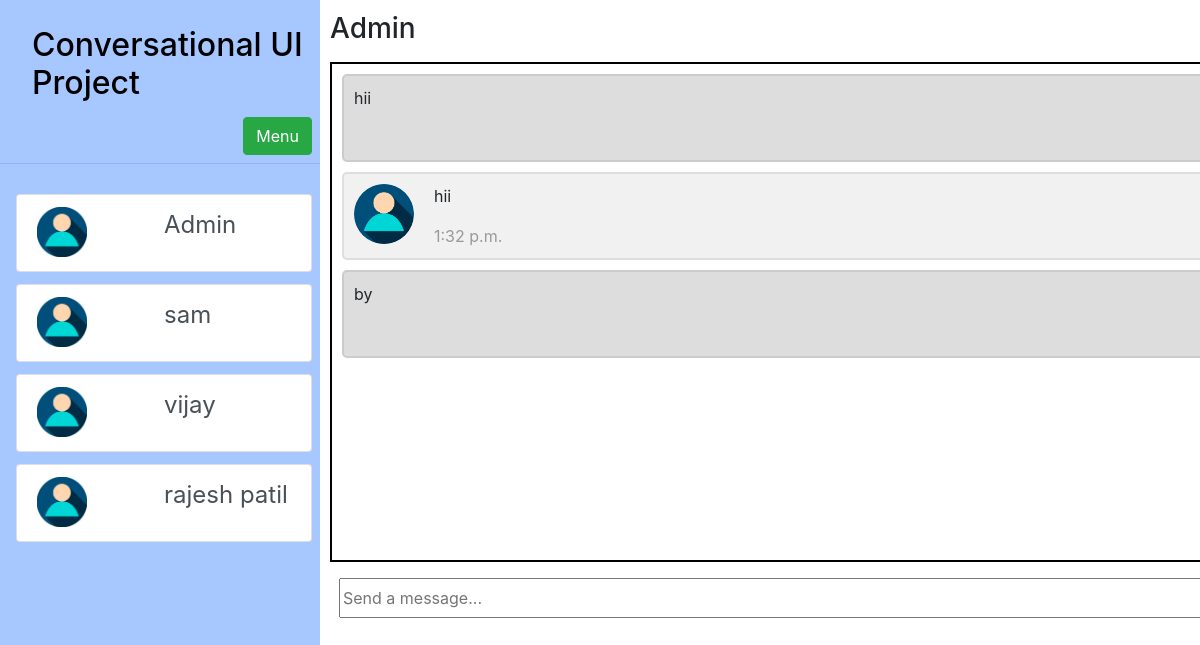
Screenshot of /chat/admin123 (signed in) with the database file from the repository.
### chat/models.py (models this page shows, shortened)
class UserProfile(models.Model):
    name = models.CharField(max_length=25)
    email = models.EmailField(unique=True)
    username = models.CharField(max_length=20, unique=True)

class Messages(models.Model):
    description = models.TextField()
    sender_name = models.ForeignKey(UserProfile, on_delete=models.CASCADE, related_name='sender')
    receiver_name = models.ForeignKey(UserProfile, on_delete=models.CASCADE, related_name='receiver')
    time = models.TimeField(auto_now_add=True)
    seen = models.BooleanField(default=False)
    timestamp = models.DateTimeField(auto_now_add=True)
    class Meta:
        ordering = ('timestamp',)

### chat/views.py (the view)
# urls.py: path("", include("chat.urls")),
def chat(request, username):
    friend = UserProfile.objects.get(username=username)
    id = getUserId(request.user.username)
    curr_user = UserProfile.objects.get(id=id)
    messages = Messages.objects.filter(sender_name=id, receiver_name=friend.id) | Messages.objects.filter(sender_name=friend.id, receiver_name=id)
    if request.method == "GET":
        friends = getFriendsList(id)
        return render(request, "chat/messages.html",
                      {'messages': messages,
                       'friends': friends,
                       'curr_user': curr_user, 'friend': friend})

### chat/models.py (called while the page is built)
    def __str__(self):
        return f"{self.friend}"

### chat/views.py (called while the page is built)
def getFriendsList(id):
    try:
        user = UserProfile.objects.get(id=id)
        ids = list(user.friends_set.all())
        friends = []
        for id in ids:
            num = str(id)
            fr = UserProfile.objects.get(id=int(num))
            friends.append(fr)
        return friends
    except:
        return []

def getUserId(username):
    use = UserProfile.objects.get(username=username)
    id = use.id
    return id

### chat/templates/chat/messages.html (shortened to what this page needs)
{% extends 'chat/chats.html' %}
{% load static %}
{% block message %}
{% for message in messages %}
    {% if curr_user == message.sender_name %}
        <div class="container darker">
            <p>{{message.description}}</p>
        </div>
    {% else %}
        <div class="container">
            <img src="{% static 'images/user_image.jpg' %}" alt="Avatar" style="width:100%;">
            <p>{{message.description}}</p>
            <span class="time-left">{{message.time}}</span>
        </div>
    {% endif %}
{% endfor %}
{% endblock %}

### chat/templates/chat/chats.html (shortened to what this page needs)
{% extends "chat/Base.html" %}
{% load static %}
{% block  content %}
        <div style="margin-top: 12px">
            <h3>{{friend.name}}</h3>
        </div>
        <div class="messages" id="board">
            {% block message %}
            {% endblock %}
        </div>
        <div class="row">
            <form method="post" class="form-group" id="chat-box">
                <div class="input-group mb-3">
                    <div class="input-group-prepend">
                        <input type="text" placeholder="Send a message..." name="message" id="msg_field">
                    </div>
                </div>
            </form>
        </div>
{% endblock %}

### chat/templates/chat/Base.html (shortened to what this page needs)
{% load static %}
<html lang="en">
<head>
    <link rel="stylesheet" href="https://stackpath.bootstrapcdn.com/bootstrap/4.3.1/css/bootstrap.min.css"
>
    <link rel="stylesheet" href="{% static 'css/base_style.css' %}">
    <link rel="stylesheet" href="{% static 'css/chat.css' %}">
</head>
<body>
    <div class="sidenav">
        <div class="row">
            <a href="/"><div class="col"><h2 style="padding-left: 16px; display: block-content;">Conversational UI Project</h2></div></a>
        <div class="col"><div class="dropdown">
            <button onclick="myFunction()" class="btn btn-success">Menu</button>
        </div>
        </div>
        </div>
        <hr class="mt-0 mb-4">
        <div class="friends" style="y-overflow: auto">
            <ul class="list-group">
                {% for friend in friends %}
                    <a href="/chat/{{friend.username}}">
                        <li class="list-group-item list-group-item-action">
                            <div class="row">
                                <div class="col">
                                    <img src="{% static 'images/user_image.jpg' %}" style="width: 50px; height: 50px;">
                                </div>
                                <div class="col">
                                    <div class="row" style="font-color: #000"><p>{{friend.name}}</p></div>
                                </div>
                            </div>
                        </li>
                    </a>
                {% endfor %}
            </ul>
        </div>
    </div>
    <div class="main">
        {% block content %}{% endblock %}
    </div>
</body>
</html>

### static/css/base_style.css (style rules this page uses)
.sidenav { height: 100%; width: 320px; position: fixed; top: 0; left: 0; z-index: 20; background-color: #a6c7ff; overflow-y: auto; overflow-x: auto; padding-top: 20px; }
.sidenav a { text-decoration: none; padding: 6px 8px 6px 16px; font-size: 24px; display: block; color: #000; }
.main { z-index: 10; overflow: hidden; margin-left: 320px; padding: 0px 10px; }
.dropdown { z-index: 10; float: right; position: relative; display: inline-block; margin-right: 8px; margin-bottom: 8px; }

### static/css/chat.css (style rules this page uses)
.container { border: 2px solid #dedede; background-color: #f1f1f1; border-radius: 5px; padding: 10px; margin: 10px; }
.darker { max-height: 120px; border-color: #ccc; background-color: #ddd; }
.container::after { content: ""; clear: both; display: table; }
.container img { float: left; max-width: 60px; width: 100%; margin-right: 20px; border-radius: 50%; }
.time-left { float: left; color: #999; }
.messages { height: 500px; width: 1200px; border: thick solid #000; border-width: 2px; margin-top: 16px; overflow-y: auto; }
#msg_field { margin-left: 24px; margin-top: 16px; width: 1000px; }

### rows the page displays
UserProfile: name "Admin"
UserProfile: name "sam"
UserProfile: name "vijay"
UserProfile: name "rajesh patil"
Messages: description "hii"
Messages: description "hii", time "1:32 p.m."
Messages: description "by"
